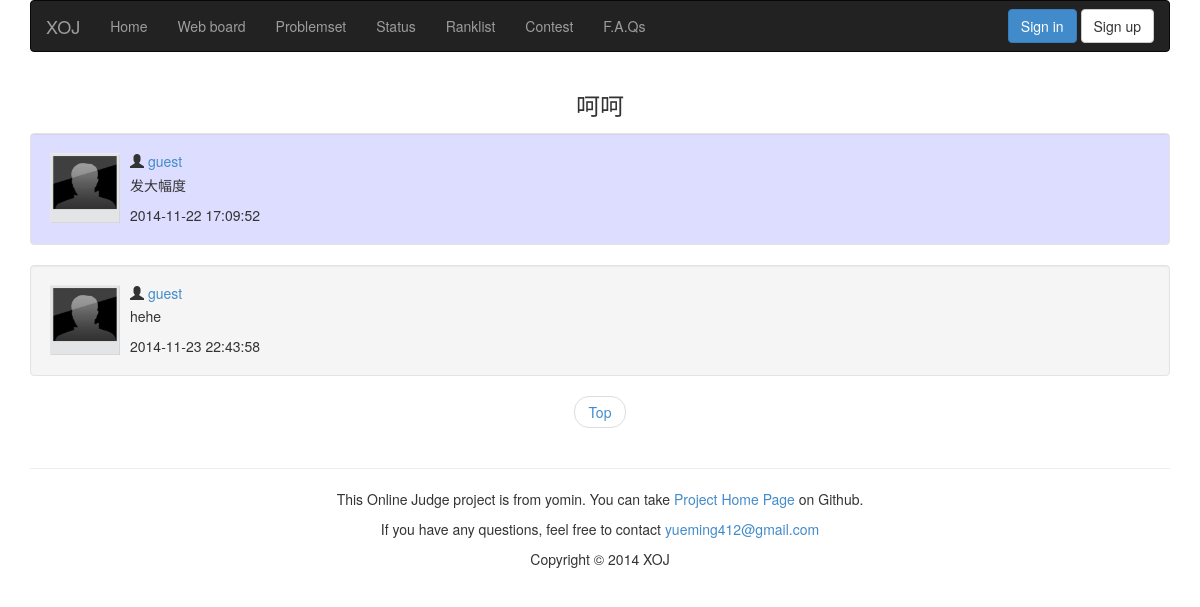
The page /comment/1/ on the database as committed earlier.
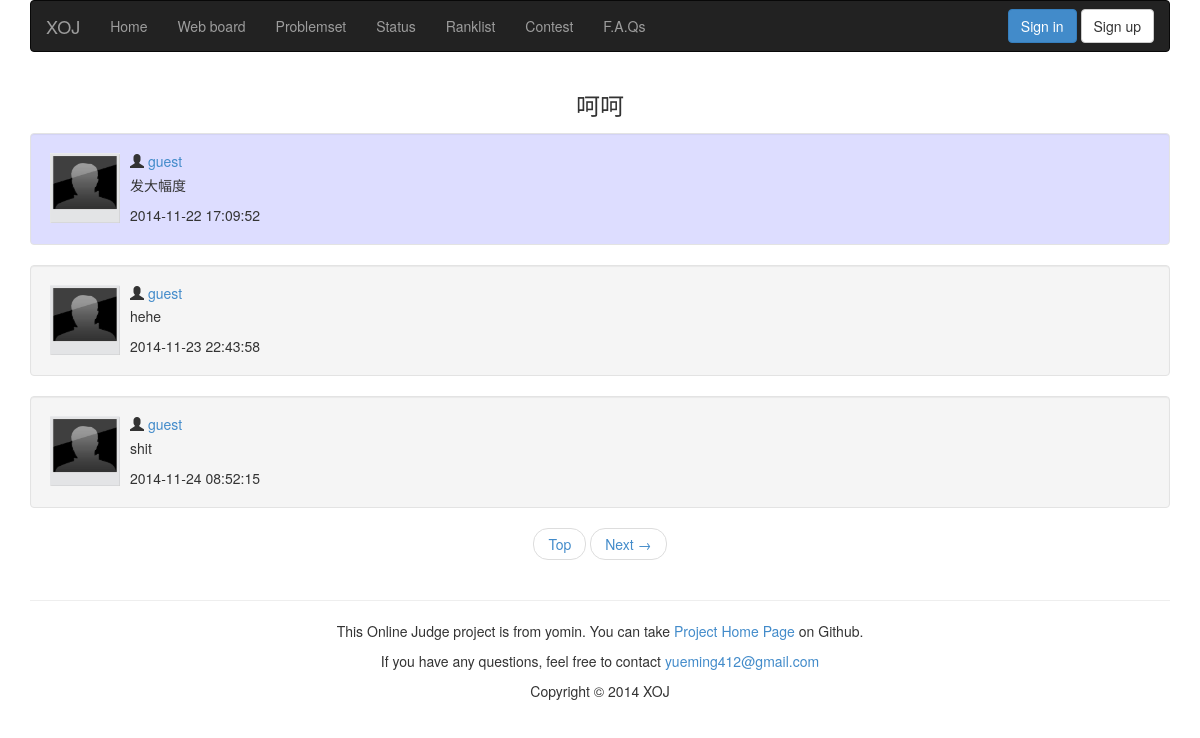
The same page on the database as committed later.
### appfile/models.py (models this page shows, shortened)
class Comment(db.Model):
    tid = db.Column(db.Integer, primary_key = True)
    pid = db.Column(db.Integer)
    userid = db.Column(db.String(22))
    nickname = db.Column(db.String(22))
    title = db.Column(db.String(32))
    content = db.Column(db.Text)
    post_time = db.Column(db.String(19))
    last_reply = db.Column(db.String(19))
    re = db.Column(db.Integer, default = 0)
    replys = db.relationship('Reply', backref = db.backref('comment'))

class Reply(db.Model):
    rid = db.Column(db.Integer, primary_key = True)
    tid = db.Column(db.Integer, db.ForeignKey('comment.tid', ondelete = 'CASCADE'))
    userid = db.Column(db.String(22))
    nickname = db.Column(db.String(22))
    content = db.Column(db.Text)
    post_time = db.Column(db.String(19))

### appfile/views.py (the view, shortened to what this page needs)
@app.route('/comment/<int:tid>/',methods = ['GET','POST'])
def show_comment(tid):
    form = ReplyForm()
    if request.method == 'GET':
        page = request.args.get('page')
        if not page:
            page = 1
        else:
            page = int(page)
        if page == 1:
            comment = Comment.query.get(tid)
        else:
            comment = None
        title = Comment.query.get(tid).title
        reply_list = Reply.query.filter_by(tid = tid).order_by(Reply.tid).paginate(page, MAX_REPLY_NUM_ONE_PAGE,False)
        return render_template('showcomment.html', tid = tid, title = title, comment = comment, page = page,reply_list = reply_list, form = form)

### appfile/views.py (called while the page is built)
@app.before_request
def before_request():
    g.user = current_user
    if g.user.is_authenticated():
        g.url = url_for('userinfo',userid = g.user.userid)

### appfile/templates/showcomment.html (shortened to what this page needs)
{% extends "base.html" %}
{% block content %}
<div class="container">
<h3 class="center">{{ title }}</h3>
    {% if page == 1 %}
        <div class="media well" style="background-color: #DDDDFF">
            <a class="media-left" href="#">
                <img src={{ url_for('static', filename='image/anonimous.jpg') }} alt="user image" height="70px" width="70px"></a>
            <div class="media-body">
                <h5 class="media-heading">
                    <span class="glyphicon glyphicon-user"></span>
                    <a href={{ url_for('userinfo', userid = comment.userid) }}>{{ comment.nickname }}</a>
                </h5>
                <p>{{ comment.content }}</p>
                {{ comment.post_time }}
            </div>
        </div>
    {% endif %}
    {% for reply in reply_list.items %}
        <div class="media well">
            <a class="media-left" href="#">
                <img src={{ url_for('static', filename='image/anonimous.jpg') }} alt="user image" height="70px" width="70px"></a>
            <div class="media-body">
                <h5 class="media-heading">
                    <span class="glyphicon glyphicon-user"></span>
                    <a href={{ url_for('userinfo', userid = reply.userid) }}> {{ reply.nickname }} </a>
                </h5>
                <p>{{ reply.content }}</p>
                {{ reply.post_time }}
            </div>
        </div>
    {% endfor %}
    <ul class="pager">
        <li>
            <a href={{ url_for('show_comment', tid = tid, page = 1) }}>Top</a>
        </li>
        {% if reply_list.has_next %}
        <li>
            <a href={{ url_for('show_comment', tid = tid,page = reply_list.next_num) }}>Next &rarr;</a>
        </li>
        {% endif %}
    </ul>
</div>
{% endblock %}

### appfile/templates/base.html (shortened to what this page needs)
<!DOCTYPE html>
<html lang="zh-cn">
    <head>
        <link rel="stylesheet" type="text/css" href={{ url_for('static', filename='css/bootstrap.min.css') }}>
        <link rel="stylesheet" type="text/css" href={{ url_for('static', filename='css/style.css') }}>
    </head>
    <body>
        <div class="container">
            <nav class="navbar navbar-inverse" role="navigation">
                <div class="navbar-header">
                    <a class="navbar-brand" href={{ url_for('index')}}>XOJ</a>
                </div>
                <div class="collapse navbar-collapse" id="bs-example-navbar-collapse-1">
                    <ul class="nav navbar-nav">
                        <li><a href="/">Home</a></li>
                        <li><a href="/discuss/">Web board</a></li>
                        <li><a href="/problemset/">Problemset</a></li>
                        <li><a href="/status/">Status</a></li>
                        <li><a href="/ranklist/">Ranklist</a></li>
                        <li><a href="/">Contest</a></li>
                        <li><a href="/FAQ/">F.A.Qs</a></li>
                    </ul>
                    {% if g.user.is_authenticated() %}
                        <ul class="nav navbar-nav navbar-right">
                            <li><a href={{ g.url }}>{{ g.user.userid }}</a></li>
                            {% if g.user.is_admin %}
                                <li><a href="/admin/">Admin</a></li>
                            {% endif %}
                            <li><a href="/logout/">Logout</a></li>
                        </ul>
                    {% else %}
                    <div class="navbar-form navbar-right">
                            <a href="/login/" class="btn btn-primary">Sign in</a>
                            <a href="/register/" class="btn btn-default">Sign up</a>
                    </div>
                    {% endif %}
                </div>
            </nav>
        </div>
        {% block content %}
        {% endblock %}
        <div class="container">
            <footer>
                <hr>
                <p class="text-center">
                    This Online Judge project is from yomin. You can take
                    <a href="http://github/Rominyue">Project Home Page</a>
                    on Github.
                </p>
                <p class="text-center">
                    If you have any questions, feel free to contact
                    <a href="mailto:someone@example.com">yueming412@gmail.com</a>
                </p>
                <p class="text-center">Copyright © 2014 XOJ</p>
            </footer>
        </div>
    </body>
</html>

### appfile/static/css/style.css (style rules this page uses)
.center { text-align: center; }
a:link { text-decoration: none; }

Rows that differ between the two databases and show on the page:
added Reply: nickname "guest", content "shit", post_time "2014-11-24 08:52:15"
Other text that changed with them:
text now shown: "Next →"
